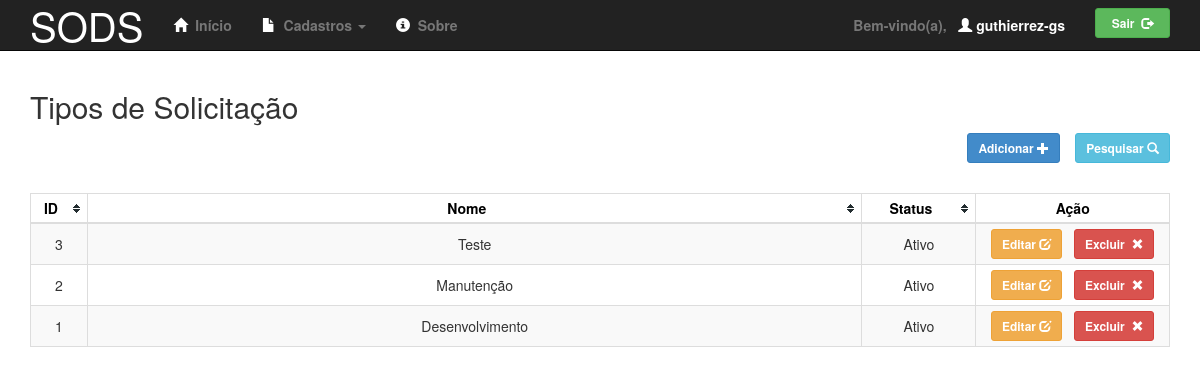
The app's page /admin/tipos_solicitacao/index.php (signed in) with its own data.
### tables this page shows
create table tipo_solicitacao (
    id int not null primary key auto_increment,
    nome varchar(80) not null unique,
    status char not null default 'A' comment 'A - Ativo ou I - Inativo',
    check (status in ('A', 'I'))
);

### app/lib/db.php (called while the page is built, shortened)
<?php
    function get_db_connection($host='10.243.1.14', $user='sods', $password='dev123') {
        $conexao = null;
        if (isset($host) && isset($user) && isset($password)) {
            $conexao = mysql_connect($host, $user, $password, true);
        }
        return $conexao;
    }
?>

### app/dao/TipoSolicitacaoDAO.php (called while the page is built, shortened)
<?php
    @require_once $_SERVER['DOCUMENT_ROOT'] . '/sods/app/lib/db.php';
    class TipoSolicitacaoDAO implements DAO {
        private $connection;
        public function __construct() {
            $this->connection = get_db_connection();
        }
        public function count($criteria=null) {
            $query = "select * from tipo_solicitacao";
            $result = mysql_query($query, $this->connection);
            $rows = mysql_num_rows($result);
            return $rows;
        }
        public function paginate($rows=10, $start=0, $criteria=null) {
            $all = array();
            $where = empty($criteria) ? "" : "where $criteria";
            $query = "select * from tipo_solicitacao $where order by id desc limit $rows offset $start";
            $result = mysql_query($query, $this->connection);
            while ($row = mysql_fetch_array($result)) {
                array_push($all, $row);
            }
            return $all;
        }
    }
?>

### app/controllers/TiposSolicitacoesController.php (the view, shortened to what this page needs)
<?php
    @require_once $_SERVER['DOCUMENT_ROOT'] . '/sods/app/dao/TipoSolicitacaoDAO.php';
    class TiposSolicitacoesController extends Controller {
        public function __construct() {
            $this->dao = new TipoSolicitacaoDAO();
        }
        public function getPage($page_number=1, $rows=10, $criteria=null) {
            return $this->dao->paginate($rows, $page_number * $rows - $rows, $criteria);
        }
        public function getGrid($page_number=1, $filter=null, $value=null) {
            $criteria = null;
            $tiposSolicitacao = $this->getPage($page_number, 10, $criteria);
            $total_records = empty($criteria) ? $this->dao->count() : $this->dao->count($criteria);
            if ($total_records > 0) {
                $html = "<table\n";
                $html .= "    id=\"tablesorter\"\n";
                $html .= "    class=\"table table-striped table-bordered table-condensed tablesorter\">\n";
                $html .= "    <thead>\n";
                $html .= "        <tr>\n";
                $html .= "            <th>ID</th>\n";
                $html .= "            <th>Nome</th>\n";
                $html .= "            <th>Status</th>\n";
                $html .= "            <th class=\"nonSortable\">Ação</th>\n";
                $html .= "        </tr>\n";
                $html .= "    </thead>\n";
                $html .= "    <tbody>\n";
                foreach ($tiposSolicitacao as $tipo) {
                    $html .= "        <tr>\n";
                    $html .= "            <td width=\"5%\">{$tipo['id']}</td>\n";
                    $html .= "            <td>{$tipo['nome']}</td>\n";
                                           if ($tipo['status'] == "A") {
                    $html .= "                <td width=\"10%\">Ativo</td>\n";
                                          }else{
                    $html .= "                <td width=\"10%\">Inativo</td>\n";
                                          }
                    $html .= "            <td colspan=\"2\" style=\"width: 17%;\">\n";
                    $html .= "                <button\n";
                    $html .= "                    class=\"btn btn-warning btn-sm\"\n";
                    $html .= "                    data-toggle=\"modal\"\n";
                    $html .= "                    data-target=\"#modal-edit\"\n";
                    $html .= "                    onclick='edit(" . json_encode($tipo) .", $page_number)'>\n";
                    $html .= "                    <strong>\n";
                    $html .= "                        Editar&nbsp;<span class=\"glyphicon glyphicon-edit\"></span>";
                    $html .= "                    </strong>\n";
                    $html .= "                </button>&nbsp;&nbsp;\n";
                    $html .= "                <button\n";
                    $html .= "                    class=\"delete-type btn btn-danger btn-sm\"\n";
                    $html .= "                    data-toggle=\"modal\"\n";
                    $html .= "                    data-target=\"#modal-del\"\n";
                    $html .= "                    onclick='del(" . json_encode($tipo) . ", $page_number,\n";
                    $html .= "                        $total_records)'>\n";
                    $html .= "                    <strong>\n";
                    $html .= "                        Excluir&nbsp;\n";
                    $html .= "                        <span class=\"glyphicon glyphicon-remove\"></span>\n";
                    $html .= "                    </strong>\n";
                    $html .= "                </button>\n";
                    $html .= "            </td>\n";
                    $html .= "        </tr>\n";
                                }
                $html .= "    </tbody>\n";
                $html .= "</table>\n";
            } else {
                $html = "<div class=\"alert alert-danger\" role=\"alert\">\n";
                $html .= "    <center><b>Nenhum registro encontrado</b></center>\n";
                $html .= "</div>\n";
            }
            return $html;
        }
    }
?>

### static/css/sods.css (style rules this page uses)
body { min-height: auto; padding-top: 70px; }
.table { margin: auto 0; }
.table th { text-align: center; font-size: 14px; }
.table td { text-align: center; font-size: 14px; }
#tablesorter th { text-align: center; vertical-align: middle; font-size: 14px; }
#tablesorter td { text-align: center; vertical-align: middle; font-size: 14px; word-wrap: break-word; word-break: break-all; }

### static/css/theme.default.css (style rules this page uses)
.tablesorter-default { width: 100%; color: #333; background-color: #fff; border-spacing: 0; margin: 10px 0 15px; text-align: left; }
.tablesorter-default th, .tablesorter-default thead td { color: #000; background-color: #fff; border-collapse: collapse; border-bottom: #ccc 2px solid; padding: 0; }
.tablesorter-default .header, .tablesorter-default .tablesorter-header { background-position: center right; background-repeat: no-repeat; cursor: pointer; white-space: normal; padding: 4px 20px 4px 4px; }
.tablesorter-default thead .sorter-false { background-image: none; cursor: default; padding: 4px; }
.tablesorter-default td { background-color: #fff; border-bottom: #ccc 1px solid; padding: 4px; vertical-align: top; }

### records on screen
tipo_solicitacao: id "3", nome "Teste", status "Ativo", value "Excluir"
tipo_solicitacao: id "2", nome "Manutenção", status "Ativo", value "Excluir"
tipo_solicitacao: id "1", nome "Desenvolvimento", status "Ativo", value "Excluir"

### other values on screen
$_SESSION['usuario']['login'] "guthierrez-gs"
